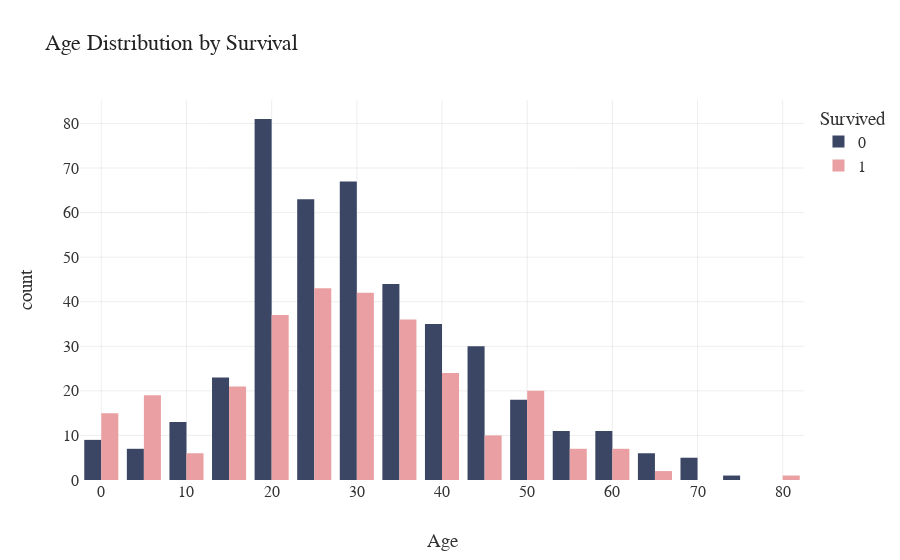

Here is the notebook cell this chart was saved with:
### Code cell
import plotly.express as px

fig = px.histogram(
    train_data, 
    x='Age', 
    color='Survived',
    barmode='group',  # <-- changes from overlay to side-by-side bars
    title='Age Distribution by Survival',
    nbins=30,
    color_discrete_map={0: '#3a4664', 1: '#eaa0a2'}  # Optional: custom colors
)
fig.show()

### Figure 1 — Plotly figure (JSON) as saved in the notebook; plotly's stock layout.template omitted (floating-point values rounded to 4 significant figures; data arrays with more than 128 entries replaced by an {"elided": "..."} marker saying what was removed)
{"data": [{"alignmentgroup": "True", "bingroup": "x", "hovertemplate": "Survived=0<br>Age=%{x}<br>count=%{y}<extra></extra>", "legendgroup": "0", "marker": {"color": "#3a4664", "pattern": {"shape": ""}}, "name": "0", "nbinsx": 30, "offsetgroup": "0", "orientation": "v", "showlegend": true, "type": "histogram", "x": {"elided": "549 float values"}, "xaxis": "x", "yaxis": "y"}, {"alignmentgroup": "True", "bingroup": "x", "hovertemplate": "Survived=1<br>Age=%{x}<br>count=%{y}<extra></extra>", "legendgroup": "1", "marker": {"color": "#eaa0a2", "pattern": {"shape": ""}}, "name": "1", "nbinsx": 30, "offsetgroup": "1", "orientation": "v", "showlegend": true, "type": "histogram", "x": {"elided": "342 float values"}, "xaxis": "x", "yaxis": "y"}], "layout": {"autosize": true, "barmode": "group", "legend": {"title": {"text": "Survived"}, "tracegroupgap": 0}, "title": {"text": "Age Distribution by Survival"}, "xaxis": {"anchor": "y", "autorange": true, "domain": [0, 1], "range": [-2.5, 82.5], "title": {"text": "Age"}, "type": "linear"}, "yaxis": {"anchor": "x", "autorange": true, "domain": [0, 1], "range": [0, 85.26], "title": {"text": "count"}}}}
